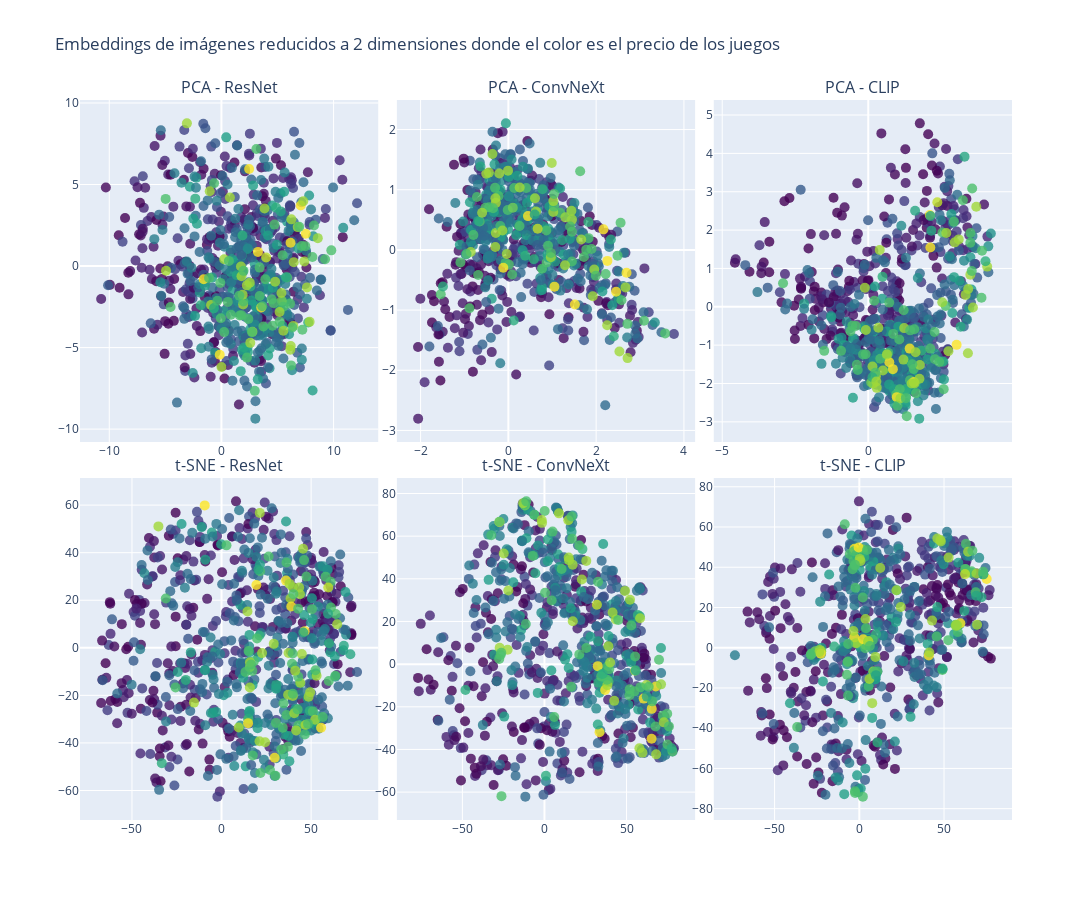

Notebook cell for this chart:
### Code cell
df = df[df["total_recommendations"] >= 6]
df_sample1 = df[(df["initial"] >= 1) & (df["initial"] <= 2000)].sample(n=400, random_state=1)
df_sample2 = df[(df["initial"] >= 2001) & (df["initial"] <= 4000)].sample(n=300, random_state=1)
df_sample3 = df[(df["initial"] >= 4001) & (df["initial"] <= 8001)].sample(n=100, random_state=1)
df_sample = pd.concat([df_sample1, df_sample2, df_sample3], axis=0).reset_index(drop=True)

modelos_nombres = ['v_resnet', 'v_convnext', 'v_clip']
titulos_modelos = ['ResNet', 'ConvNeXt', 'CLIP']

fig = make_subplots(
    rows=2, cols=3,
    #specs=[[{'type': 'scene'}]*3]*2,
    subplot_titles=(
        f'PCA - {titulos_modelos[0]}', f'PCA - {titulos_modelos[1]}', f'PCA - {titulos_modelos[2]}',
        f't-SNE - {titulos_modelos[0]}', f't-SNE - {titulos_modelos[1]}', f't-SNE - {titulos_modelos[2]}'
    ),
    horizontal_spacing=0.02,
    vertical_spacing=0.05
)

df_sample['log_recs'] = np.log10(df_sample['total_recommendations'] + 1)

for i, mod in enumerate(modelos_nombres):
    # PCA
    fig.add_trace(
        go.Scatter(
            x=df_sample[f'pca_{mod}_1'],
            y=df_sample[f'pca_{mod}_2'],
            #z=df_sample[f'pca_{mod}_3'],
            mode='markers',
            marker=dict(size=10, color=df_sample['initial'], colorscale='Viridis', opacity=0.8),
            text=df_sample['id'],
            hoverinfo='text',
            name=f'PCA {mod}'
        ),
        row=1, col=i+1
    )
    
    # TSNE
    fig.add_trace(
        go.Scatter(
            x=df_sample[f'tsne_{mod}_1'],
            y=df_sample[f'tsne_{mod}_2'],
            #z=df_sample[f'tsne_{mod}_3'], 
            mode='markers',
            marker=dict(size=10, color=df_sample['initial'], colorscale='Viridis', opacity=0.8),
            text=df_sample['id'],
            hoverinfo='text',
            name=f't-SNE {mod}'
        ),
        row=2, col=i+1
    )

fig.update_layout(
    title_text='Embeddings de imágenes reducidos a 2 dimensiones donde el color es el precio de los juegos',
    height=900, 
    width=1300,
    showlegend=False
)

fig.update_scenes(xaxis_showticklabels=False, yaxis_showticklabels=False, zaxis_showticklabels=False)

fig.show()

### Figure 1 — Plotly figure (JSON) as saved in the notebook; plotly's stock layout.template omitted (floating-point values rounded to 4 significant figures; data arrays with more than 128 entries replaced by an {"elided": "..."} marker saying what was removed)
{"data": [{"hoverinfo": "text", "marker": {"color": {"elided": "800 int values"}, "colorscale": [[0, "#440154"], [0.1111, "#482878"], [0.2222, "#3e4989"], [0.3333, "#31688e"], [0.4444, "#26828e"], [0.5556, "#1f9e89"], [0.6667, "#35b779"], [0.7778, "#6ece58"], [0.8889, "#b5de2b"], [1, "#fde725"]], "opacity": 0.8, "size": 10}, "mode": "markers", "name": "PCA v_resnet", "text": {"elided": "800 float values"}, "type": "scatter", "x": {"elided": "800 float values"}, "xaxis": "x", "y": {"elided": "800 float values"}, "yaxis": "y"}, {"hoverinfo": "text", "marker": {"color": {"elided": "800 int values"}, "colorscale": [[0, "#440154"], [0.1111, "#482878"], [0.2222, "#3e4989"], [0.3333, "#31688e"], [0.4444, "#26828e"], [0.5556, "#1f9e89"], [0.6667, "#35b779"], [0.7778, "#6ece58"], [0.8889, "#b5de2b"], [1, "#fde725"]], "opacity": 0.8, "size": 10}, "mode": "markers", "name": "t-SNE v_resnet", "text": {"elided": "800 float values"}, "type": "scatter", "x": {"elided": "800 float values"}, "xaxis": "x4", "y": {"elided": "800 float values"}, "yaxis": "y4"}, {"hoverinfo": "text", "marker": {"color": {"elided": "800 int values"}, "colorscale": [[0, "#440154"], [0.1111, "#482878"], [0.2222, "#3e4989"], [0.3333, "#31688e"], [0.4444, "#26828e"], [0.5556, "#1f9e89"], [0.6667, "#35b779"], [0.7778, "#6ece58"], [0.8889, "#b5de2b"], [1, "#fde725"]], "opacity": 0.8, "size": 10}, "mode": "markers", "name": "PCA v_convnext", "text": {"elided": "800 float values"}, "type": "scatter", "x": {"elided": "800 float values"}, "xaxis": "x2", "y": {"elided": "800 float values"}, "yaxis": "y2"}, {"hoverinfo": "text", "marker": {"color": {"elided": "800 int values"}, "colorscale": [[0, "#440154"], [0.1111, "#482878"], [0.2222, "#3e4989"], [0.3333, "#31688e"], [0.4444, "#26828e"], [0.5556, "#1f9e89"], [0.6667, "#35b779"], [0.7778, "#6ece58"], [0.8889, "#b5de2b"], [1, "#fde725"]], "opacity": 0.8, "size": 10}, "mode": "markers", "name": "t-SNE v_convnext", "text": {"elided": "800 float values"}, "type": "scatter", "x": {"elided": "800 float values"}, "xaxis": "x5", "y": {"elided": "800 float values"}, "yaxis": "y5"}, {"hoverinfo": "text", "marker": {"color": {"elided": "800 int values"}, "colorscale": [[0, "#440154"], [0.1111, "#482878"], [0.2222, "#3e4989"], [0.3333, "#31688e"], [0.4444, "#26828e"], [0.5556, "#1f9e89"], [0.6667, "#35b779"], [0.7778, "#6ece58"], [0.8889, "#b5de2b"], [1, "#fde725"]], "opacity": 0.8, "size": 10}, "mode": "markers", "name": "PCA v_clip", "text": {"elided": "800 float values"}, "type": "scatter", "x": {"elided": "800 float values"}, "xaxis": "x3", "y": {"elided": "800 float values"}, "yaxis": "y3"}, {"hoverinfo": "text", "marker": {"color": {"elided": "800 int values"}, "colorscale": [[0, "#440154"], [0.1111, "#482878"], [0.2222, "#3e4989"], [0.3333, "#31688e"], [0.4444, "#26828e"], [0.5556, "#1f9e89"], [0.6667, "#35b779"], [0.7778, "#6ece58"], [0.8889, "#b5de2b"], [1, "#fde725"]], "opacity": 0.8, "size": 10}, "mode": "markers", "name": "t-SNE v_clip", "text": {"elided": "800 float values"}, "type": "scatter", "x": {"elided": "800 float values"}, "xaxis": "x6", "y": {"elided": "800 float values"}, "yaxis": "y6"}], "layout": {"annotations": [{"font": {"size": 16}, "showarrow": false, "text": "PCA - ResNet", "x": 0.16, "xanchor": "center", "xref": "paper", "y": 1, "yanchor": "bottom", "yref": "paper"}, {"font": {"size": 16}, "showarrow": false, "text": "PCA - ConvNeXt", "x": 0.5, "xanchor": "center", "xref": "paper", "y": 1, "yanchor": "bottom", "yref": "paper"}, {"font": {"size": 16}, "showarrow": false, "text": "PCA - CLIP", "x": 0.84, "xanchor": "center", "xref": "paper", "y": 1, "yanchor": "bottom", "yref": "paper"}, {"font": {"size": 16}, "showarrow": false, "text": "t-SNE - ResNet", "x": 0.16, "xanchor": "center", "xref": "paper", "y": 0.475, "yanchor": "bottom", "yref": "paper"}, {"font": {"size": 16}, "showarrow": false, "text": "t-SNE - ConvNeXt", "x": 0.5, "xanchor": "center", "xref": "paper", "y": 0.475, "yanchor": "bottom", "yref": "paper"}, {"font": {"size": 16}, "showarrow": false, "text": "t-SNE - CLIP", "x": 0.84, "xanchor": "center", "xref": "paper", "y": 0.475, "yanchor": "bottom", "yref": "paper"}], "height": 900, "scene": {"xaxis": {"showticklabels": false}, "yaxis": {"showticklabels": false}, "zaxis": {"showticklabels": false}}, "showlegend": false, "title": {"text": "Embeddings de imágenes reducidos a 2 dimensiones donde el color es el precio de los juegos"}, "width": 1300, "xaxis": {"anchor": "y", "domain": [0, 0.32]}, "xaxis2": {"anchor": "y2", "domain": [0.34, 0.66]}, "xaxis3": {"anchor": "y3", "domain": [0.68, 1]}, "xaxis4": {"anchor": "y4", "domain": [0, 0.32]}, "xaxis5": {"anchor": "y5", "domain": [0.34, 0.66]}, "xaxis6": {"anchor": "y6", "domain": [0.68, 1]}, "yaxis": {"anchor": "x", "domain": [0.525, 1]}, "yaxis2": {"anchor": "x2", "domain": [0.525, 1]}, "yaxis3": {"anchor": "x3", "domain": [0.525, 1]}, "yaxis4": {"anchor": "x4", "domain": [0, 0.475]}, "yaxis5": {"anchor": "x5", "domain": [0, 0.475]}, "yaxis6": {"anchor": "x6", "domain": [0, 0.475]}}}
